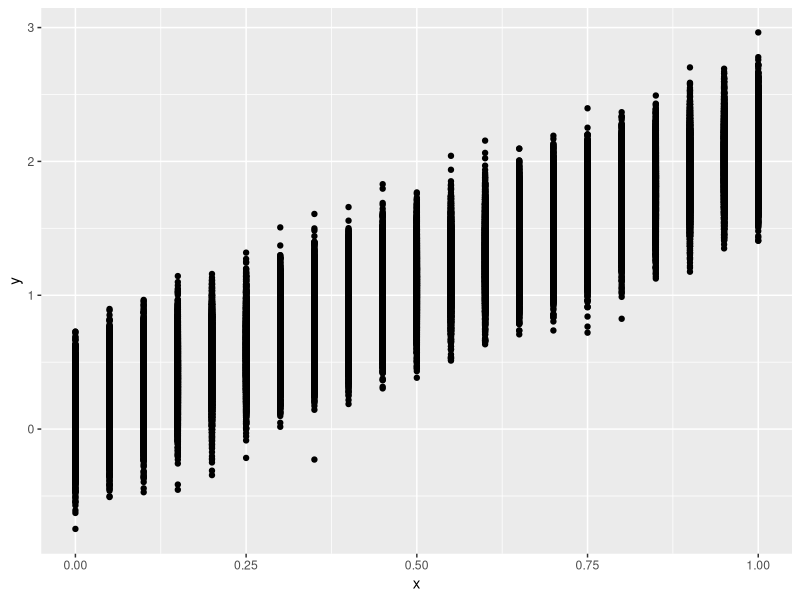
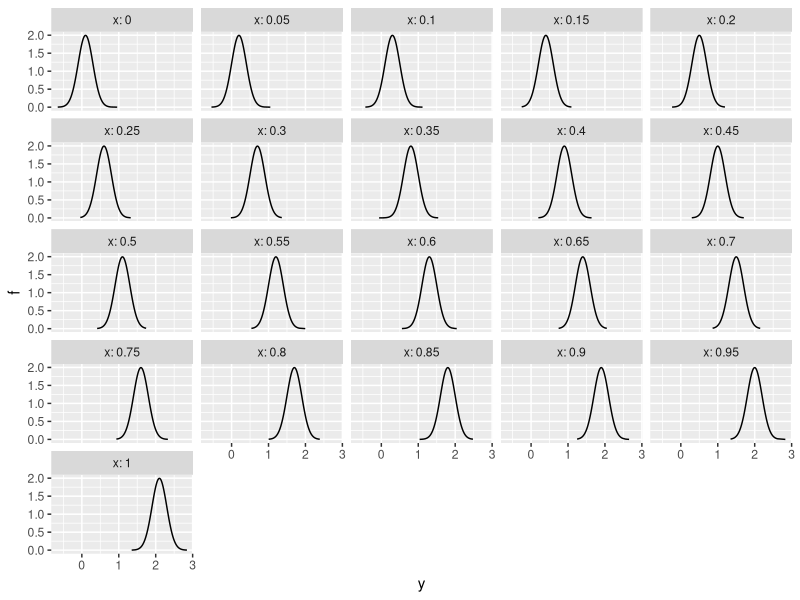
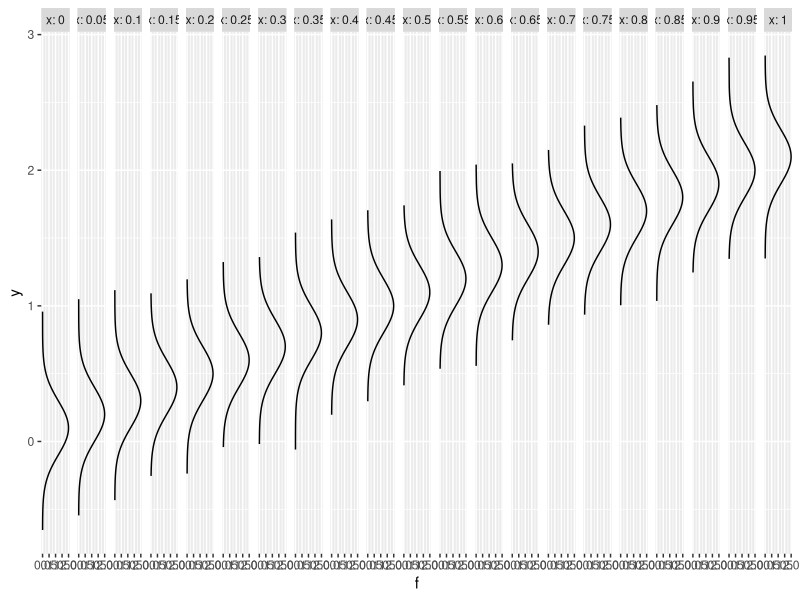

These charts were generated, in order, by the following R code: (Note: this script raises an error after producing the figures.)
## ---- chunk 1
library(tidyverse)

list.files("R", full.names = TRUE) |>  walk(source)
## ---- chunk 2
X_SEQ <- seq(0, 1 , .01)
P1 <- .1
P2 <- 2
P3 <- .2
P3_P <- 0.4
## ---- chunk 3

mu_linear_fun <- function(p, x){
  p[1] + p[2] * x
}


r_lineal_fun <- function(p, x) {
  rnorm(length(x),
        mean = mu_linear_fun(c(p[1], p[2]), x), 
        sd = p[3])
}


## ---- chunk 4

data_raw <- crossing(x = seq(0, 1, .05), n = 1:5000) |> 
  mutate(y = r_lineal_fun(c(P1, P2, P3), x))


## ---- chunk 5

data_raw |> ggplot() + 
  geom_point(aes(x = x, y = y))

## ---- chunk 6

pdf_lineal_fun <- function(y, p, x) {
  dnorm(y, 
        mean = mu_linear_fun(c(p[1], p[2]), x), 
        sd = p[3]) 
}

f_lineal <- crossing(x = seq(0, 1, .05), n = 1:5000) |> 
  mutate(y = r_lineal_fun(c(P1, P2, P3), x)) |>  
  mutate(f = pdf_lineal_fun(y, c(P1, P2, P3), x))


f_lineal |> 
  ggplot(aes(x = y, y = f)) +
  facet_wrap(vars(x), labeller = "label_both") +
  geom_line()
## ---- chunk 7
f_lineal |> 
  ggplot(aes(x = y, y = f)) +
  facet_wrap(vars(x), labeller = "label_both", nrow = 1) +
  geom_line() +
  coord_flip()
## ---- chunk 8
data <- data_raw |> group_by(x) |>  
  summarise(mean_y= mean(y), sd_y=sd(y)) |> 
  ungroup() |> 
  mutate(dmu = dmu(x, mean_y)) |> 
  drop_na() |> 
  mutate(delta = dmu/sd_y)
## ---- chunk 9
data |> ggplot() + geom_line(aes(x = x, y= mean_y))
## ---- chunk 10
data |> ggplot() + geom_line(aes(x= x, y= delta)) + 
  ylim(0, 20)
